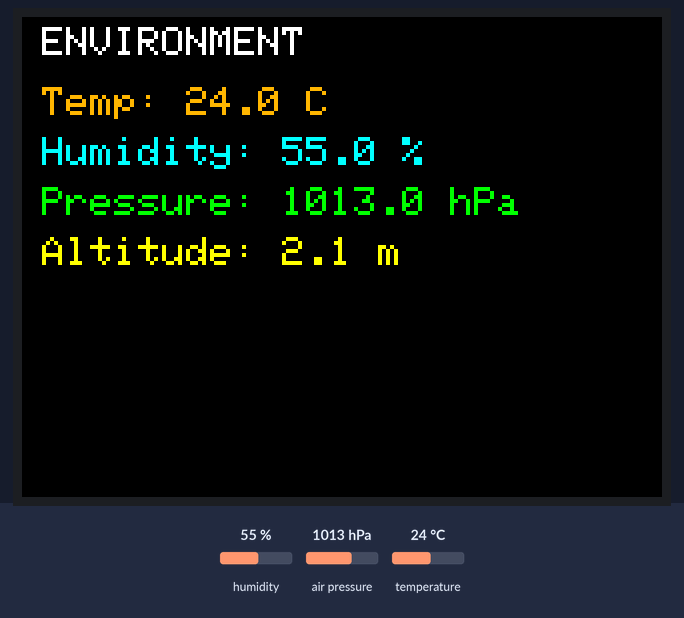
The sketch below on a simulated ESP32. On the bench: 320×240 colour display. The inputs (shaded band) are chosen by the test bench; at power-on: humidity 55 %, air pressure 1013 hPa, temperature 24 °C.

Above: at 2.9 s.
3.0 s: humidity set to 22 %
At 5.0 s:
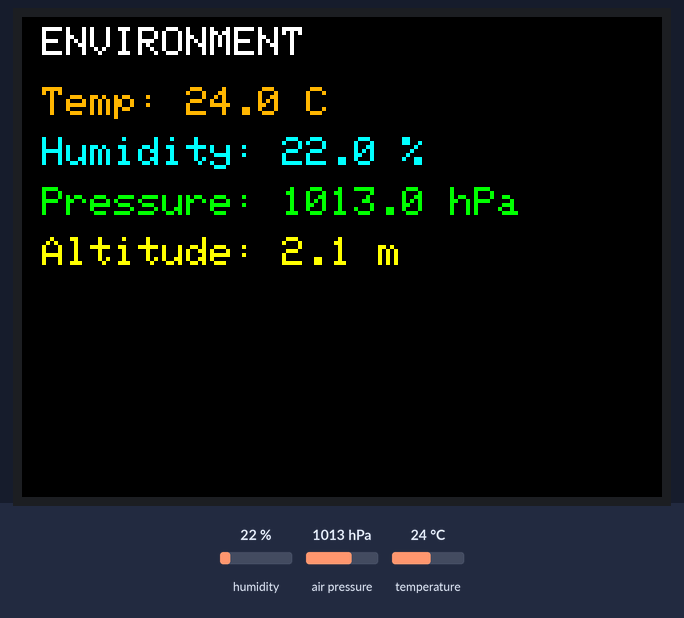
7.3 s: air pressure set to 952 hPa
At 9.7 s:
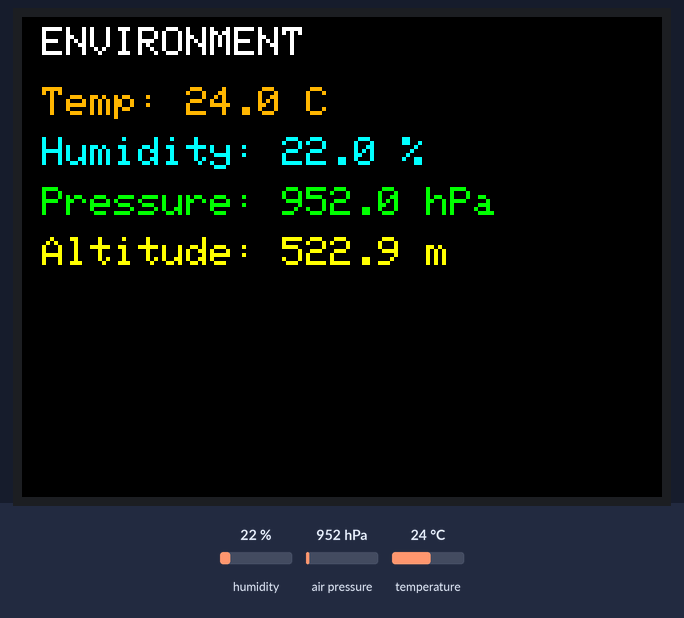
10.0 s: temperature set to 12 °C
At 11.2 s:
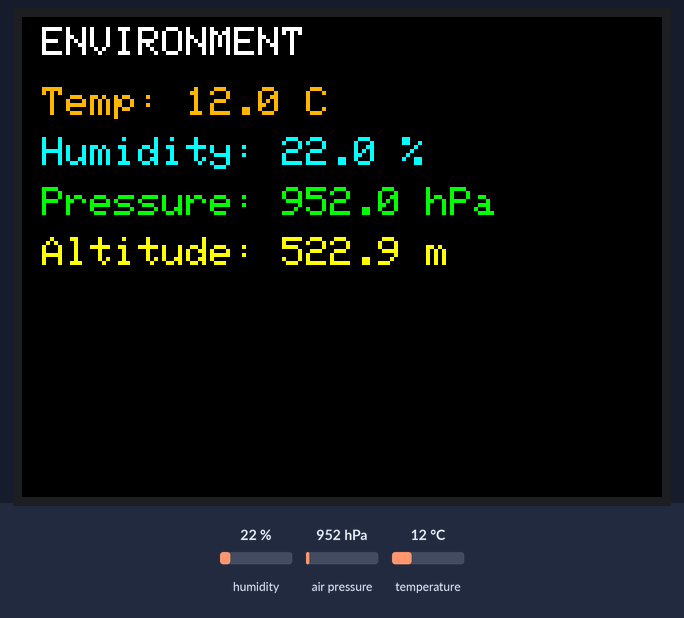
12.2 s: humidity set to 40 %
At 13.7 s:
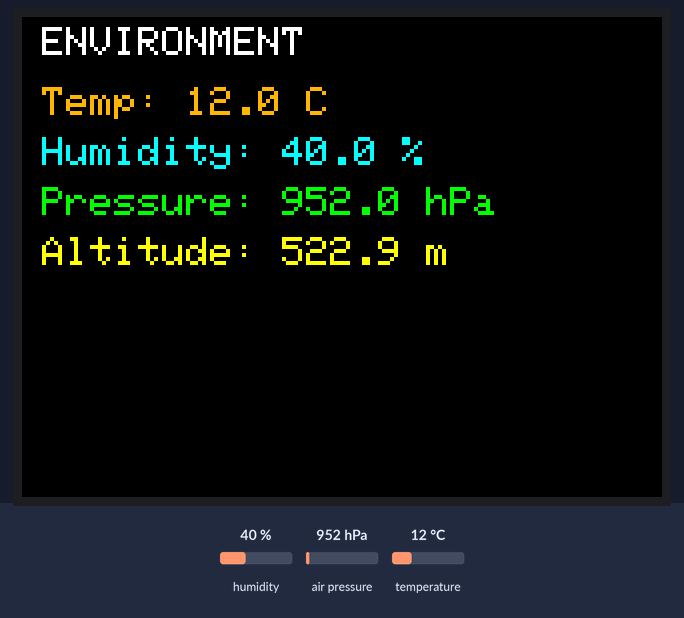
Timing chart, 0 to 15.2 s (numbered marks = the images above; inputs shaded):
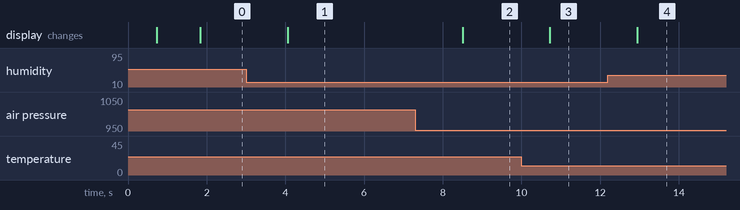

The sketch:

scanner.ino
```cpp
#include <Wire.h>
#include <Adafruit_BME280.h>
#include <Adafruit_Sensor.h>
#include <TFT_eSPI.h>

#define SDA_PIN 21
#define SCL_PIN 22

// change if scanner showed 0x77
#define BME_ADDRESS 0x76

TFT_eSPI tft = TFT_eSPI();
Adafruit_BME280 bme;

void drawValue(const char* label, float value, const char* unit, int y, uint16_t color) {
  tft.setTextColor(color, TFT_BLACK);
  tft.setCursor(10, y);
  tft.print(label);
  tft.print(": ");

  tft.print(value, 1);
  tft.print(" ");
  tft.println(unit);
}

void setup() {
  Serial.begin(115200);
  delay(500);

  tft.init();
  tft.setRotation(1);
  tft.fillScreen(TFT_BLACK);

  tft.setTextSize(2);
  tft.setTextColor(TFT_CYAN, TFT_BLACK);

  tft.setCursor(10, 10);
  tft.println("BME280");

  Wire.begin(SDA_PIN, SCL_PIN);

  bool status = bme.begin(BME_ADDRESS);

  if (!status) {
    tft.setTextColor(TFT_RED, TFT_BLACK);

    tft.setCursor(10, 40);
    tft.println("Sensor not found");

    tft.setCursor(10, 70);
    tft.println("Check wiring");

    while (1) {
      delay(1000);
    }
  }

  delay(1000);
}

void loop() {

  float tempC = bme.readTemperature();
  float humidity = bme.readHumidity();
  float pressure = bme.readPressure() / 100.0F;

  // sea level pressure may vary by location
  float altitude = bme.readAltitude(1013.25);

  tft.fillScreen(TFT_BLACK);

  tft.setTextSize(2);
  tft.setTextColor(TFT_WHITE, TFT_BLACK);

  tft.setCursor(10, 5);
  tft.println("ENVIRONMENT");

  drawValue("Temp", tempC, "C", 35, TFT_ORANGE);

  drawValue("Humidity", humidity, "%", 60, TFT_CYAN);

  drawValue("Pressure", pressure, "hPa", 85, TFT_GREEN);

  drawValue("Altitude", altitude, "m", 110, TFT_YELLOW);

  delay(1000);
}
```

Measured:
- after the input at 3.0 s, the display: changes after 1.1 s (image 1)
- after the input at 7.3 s, the display: changes after 1.2 s (image 2)
- after the input at 10.0 s, the display: changes after 0.73 s (image 3)
- after the input at 12.2 s, the display: changes after 0.75 s (image 4)
